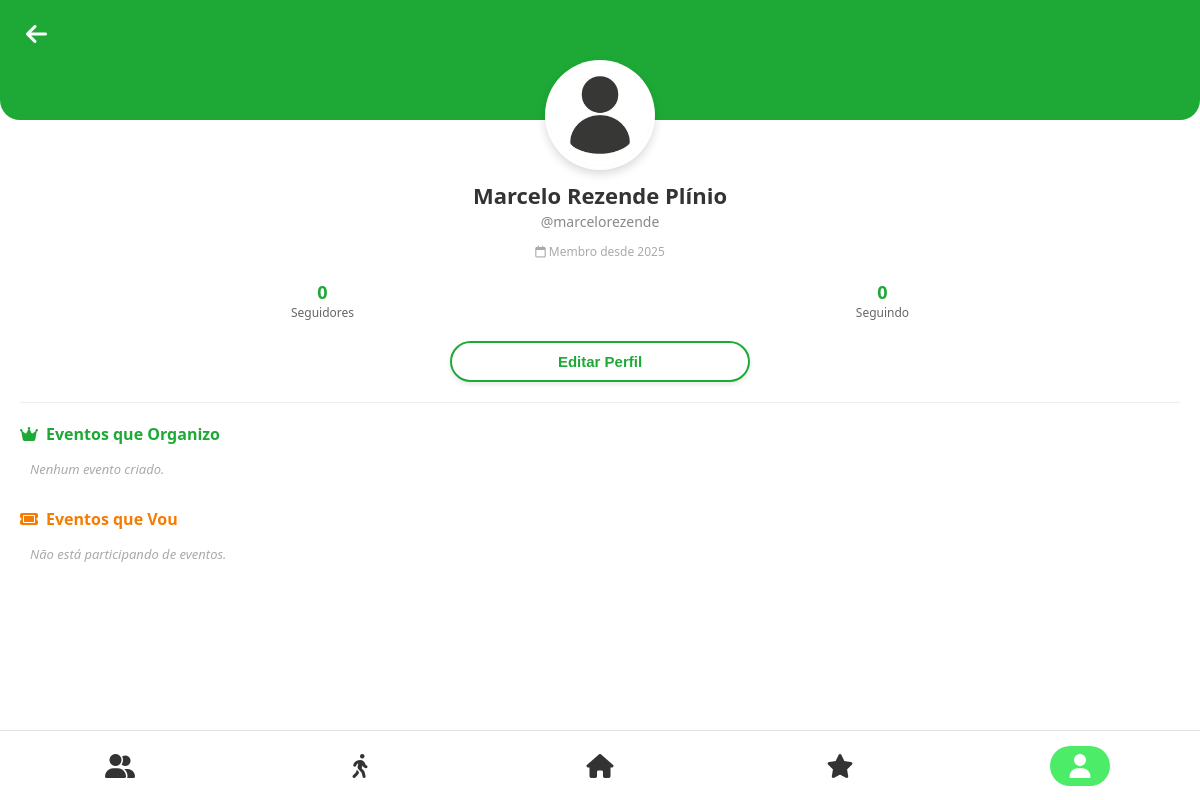
The page /teladeusuario/usuario.php (signed in) on the database as committed earlier.
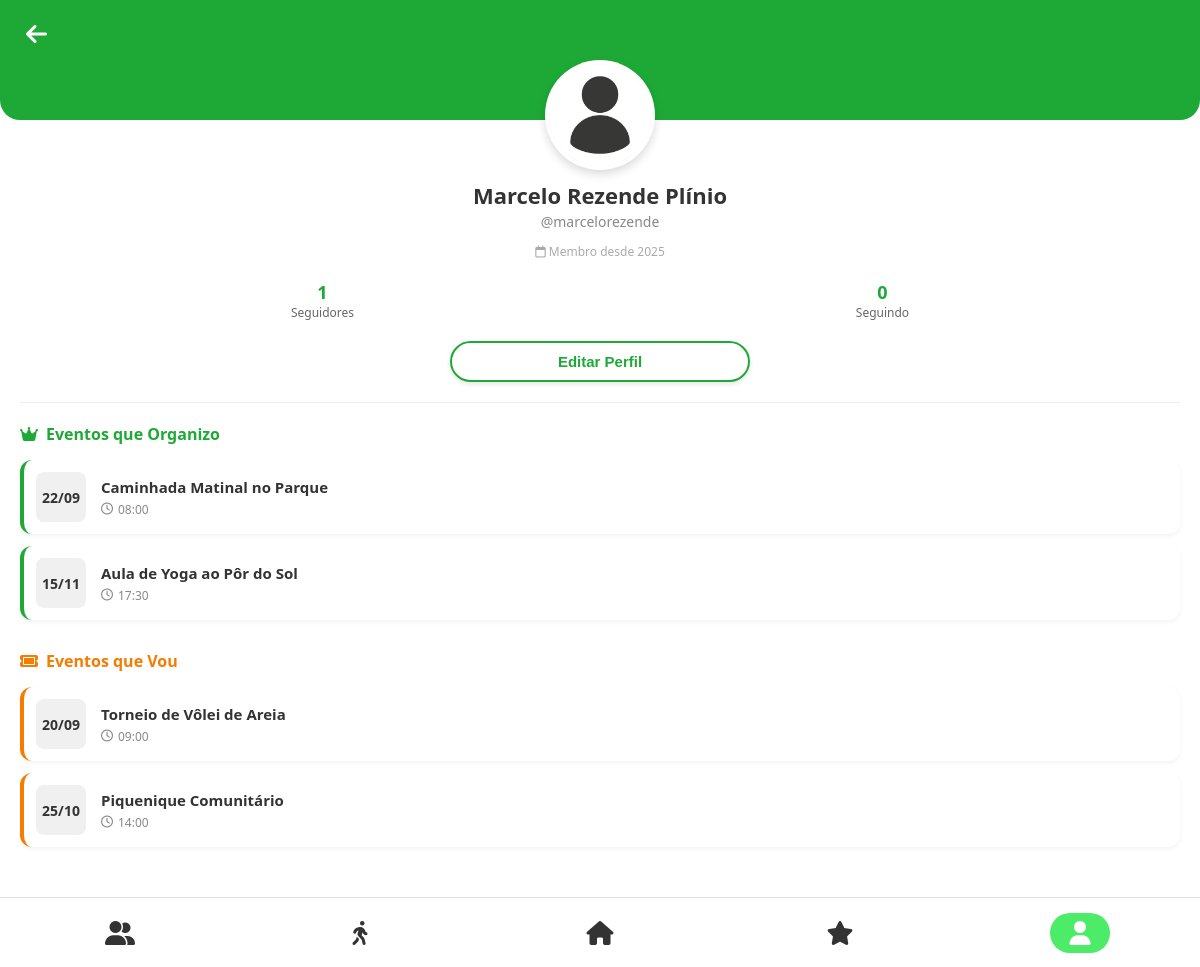
The same page on the database as committed later.
### tables this page shows
CREATE TABLE Usuario ( 
    idUsuario INT PRIMARY KEY AUTO_INCREMENT,
    nome VARCHAR(255) NOT NULL,
    username VARCHAR(50) NOT NULL UNIQUE,
    avatar_path VARCHAR(255) NULL,
    biografia TEXT NULL,
    tipo ENUM('comum', 'instituicao', 'admin') NOT NULL,
    email VARCHAR(200) NOT NULL UNIQUE,
    senha VARCHAR(255) NOT NULL,
    cpf VARCHAR (14) UNIQUE,
    genero VARCHAR(30),
    data_nasc DATE NOT NULL,
    data_cadastro TIMESTAMP NOT NULL DEFAULT CURRENT_TIMESTAMP,
    ultimo_login TIMESTAMP NULL,
    status ENUM('ativo', 'inativo', 'suspenso') NOT NULL DEFAULT 'ativo'
);

CREATE TABLE Evento ( 
    idEvento INT PRIMARY KEY AUTO_INCREMENT, 
    idParque INT NOT NULL, 
    idInstituicao INT,
    idUsuario INT,
    nome VARCHAR(255) NOT NULL, 
    dia DATE NOT NULL,
    horario_inicio TIME NOT NULL, 
    horario_termino TIME NOT NULL, 
    descricao VARCHAR(255), 
    imagem_path VARCHAR(255) NULL,  
    FOREIGN KEY(idParque) REFERENCES Parque (idParque),
    FOREIGN KEY(idInstituicao) REFERENCES Instituicao (idInstituicao),
    FOREIGN KEY(idUsuario) REFERENCES Usuario (idUsuario)
);

### teladeusuario/usuario.php (the view, shortened to what this page needs)
<?php
$host = 'localhost'; $db = 'Spark'; $user = 'root'; $pass = '';
$conn = new mysqli($host, $user, $pass, $db);
$url_base = '/Spark-main/';
$meuId = $_SESSION['id_usuario'];
$perfilId = isset($_GET['id']) ? intval($_GET['id']) : $meuId;
$sqlUser = "SELECT * FROM Usuario WHERE idUsuario = ?";
$stmt = $conn->prepare($sqlUser);
$stmt->bind_param("i", $perfilId);
$stmt->execute();
$userResult = $stmt->get_result();
$perfil = $userResult->fetch_assoc();
$perfil['avatar'] = !empty($perfil['avatar_path'])
    ? $url_base . $perfil['avatar_path']
    : $url_base . 'assets/images/avatar_padrao.png';
$anoCadastro = date('Y', strtotime($perfil['data_cadastro']));
$sqlSeguindo = "SELECT COUNT(*) as total FROM Seguidores WHERE idSeguidor = ?";
$stmt = $conn->prepare($sqlSeguindo);
$stmt->bind_param("i", $perfilId);
$stmt->execute();
$totalSeguindo = $stmt->get_result()->fetch_assoc()['total'];
$sqlSeguidores = "SELECT COUNT(*) as total FROM Seguidores WHERE idSeguido = ?";
$stmt = $conn->prepare($sqlSeguidores);
$stmt->bind_param("i", $perfilId);
$stmt->execute();
$totalSeguidores = $stmt->get_result()->fetch_assoc()['total'];
$eventosCriados = [];
$sqlCriados = "SELECT * FROM Evento WHERE idUsuario = ? ORDER BY dia ASC";
$stmt = $conn->prepare($sqlCriados);
$stmt->bind_param("i", $perfilId);
$stmt->execute();
$resCriados = $stmt->get_result();
while($e = $resCriados->fetch_assoc()) { $eventosCriados[] = $e; }
$eventosParticipa = [];
$sqlParticipa = "SELECT e.* FROM Evento e JOIN Participantes p ON e.idEvento = p.idEvento WHERE p.idUsuario = ? ORDER BY e.dia ASC";
$stmt = $conn->prepare($sqlParticipa);
$stmt->bind_param("i", $perfilId);
$stmt->execute();
$resParticipa = $stmt->get_result();
while($e = $resParticipa->fetch_assoc()) { $eventosParticipa[] = $e; }
function formatarData($data) { return date('d/m', strtotime($data)); }
?>
<!DOCTYPE html>
<html lang="pt-BR">
<head>
  <link rel="stylesheet" href="usuario.css" />
  <link rel="stylesheet" href="https://cdnjs.cloudflare.com/ajax/libs/font-awesome/6.5.0/css/all.min.css"/>
</head>
<body>
  <header class="profile-header">
    <div class="header-top">
        <button class="back-btn" onclick="goBack()"><i class="fa-solid fa-arrow-left"></i></button>
    </div>
    <div class="avatar-container">
        <img src="<?php echo $perfil['avatar']; ?>" alt="Avatar" class="profile-avatar">
    </div>
  </header>
  <main class="profile-content">
    <h2 class="profile-name"><?php echo $perfil['nome']; ?></h2>
    <p class="profile-username">@<?php echo $perfil['username']; ?></p>
    <p class="member-since"><i class="fa-regular fa-calendar"></i> Membro desde <?php echo $anoCadastro; ?></p>
    <div class="stats-row">
        <div class="stat-item">
            <span class="stat-number" id="count-seguidores"><?php echo $totalSeguidores; ?></span>
            <span class="stat-label">Seguidores</span>
        </div>
        <div class="stat-item">
            <span class="stat-number"><?php echo $totalSeguindo; ?></span>
            <span class="stat-label">Seguindo</span>
        </div>
    </div>
    <div class="action-area">
        <?php if ($meuId === $perfilId): ?>
            <button class="btn-action btn-edit" onclick="alert('Editar Perfil')">Editar Perfil</button>
        <?php endif; ?>
    </div>
    <hr class="divider">
    <div class="events-container">
        <div class="event-section">
            <h3 class="section-title title-created"><i class="fa-solid fa-crown"></i> Eventos que Organizo</h3>
            <?php if (count($eventosCriados) > 0): ?>
                <div class="cards-grid">
                    <?php foreach($eventosCriados as $evt): ?>
                        <div class="event-card card-created" onclick="verEvento(<?php echo $evt['idEvento']; ?>)">
                            <div class="card-date"><span class="day"><?php echo formatarData($evt['dia']); ?></span></div>
                            <div class="card-info">
                                <h4><?php echo htmlspecialchars($evt['nome']); ?></h4>
                                <span class="time"><i class="fa-regular fa-clock"></i> <?php echo substr($evt['horario_inicio'], 0, 5); ?></span>
                            </div>
                        </div>
                    <?php endforeach; ?>
                </div>
            <?php else: ?>
                <p class="empty-msg">Nenhum evento criado.</p>
            <?php endif; ?>
        </div>
        <div class="event-section">
            <h3 class="section-title title-participating"><i class="fa-solid fa-ticket"></i> Eventos que Vou</h3>
            <?php if (count($eventosParticipa) > 0): ?>
                <div class="cards-grid">
                    <?php foreach($eventosParticipa as $evt): ?>
                        <div class="event-card card-participating" onclick="verEvento(<?php echo $evt['idEvento']; ?>)">
                            <div class="card-date"><span class="day"><?php echo formatarData($evt['dia']); ?></span></div>
                            <div class="card-info">
                                <h4><?php echo htmlspecialchars($evt['nome']); ?></h4>
                                <span class="time"><i class="fa-regular fa-clock"></i> <?php echo substr($evt['horario_inicio'], 0, 5); ?></span>
                            </div>
                        </div>
                    <?php endforeach; ?>
                </div>
            <?php else: ?>
                <p class="empty-msg">Não está participando de eventos.</p>
            <?php endif; ?>
        </div>
    </div>
  </main>
  <nav class="bottombar">
    <button class="nav-btn" onclick="navegar('../TelaPerfils/perfil.php')"><i class="fa-solid fa-user-group"></i></button>
    <button class="nav-btn" onclick="navegar('../tela-atividades/atividades.php')"><i class="fa-solid fa-person-walking"></i></button>
    <button class="nav-btn" onclick="navegar('../tela-principal/telaprincipal.php')"><i class="fa-solid fa-house"></i></button>
    <button class="nav-btn" onclick="navegar('../telaFavoritos/index.html')"><i class="fa-solid fa-star"></i></button>
    <button class="nav-btn <?php echo ($meuId === $perfilId) ? 'active' : ''; ?>" onclick="navegar('usuario.php?id=<?php echo $meuId; ?>')"><i class="fa-solid fa-user"></i></button>
  </nav>
</body>
</html>

### teladeusuario/usuario.css (style rules this page uses)
* { box-sizing: border-box; -webkit-tap-highlight-color: transparent; }
body { margin: 0; padding: 0; font-family: 'Segoe UI', Roboto, Helvetica, Arial, sans-serif; background-color: #ffffff; padding-bottom: 80px; }
.profile-header { background-color: #1ea936; padding-bottom: 50px; border-bottom-left-radius: 20px; border-bottom-right-radius: 20px; position: relative; margin-bottom: 50px; }
.header-top { padding: 20px; }
.back-btn { background: none; border: none; color: white; font-size: 24px; cursor: pointer; }
.avatar-container { position: absolute; bottom: -50px; left: 50%; transform: translateX(-50%); width: 110px; height: 110px; background-color: #fff; border-radius: 50%; padding: 4px; box-shadow: 0 4px 10px rgba(0,0,0,0.15); }
.profile-avatar { width: 100%; height: 100%; border-radius: 50%; object-fit: cover; background-color: #eee; }
.profile-content { padding: 10px 20px; text-align: center; }
.profile-name { margin: 0; font-size: 22px; font-weight: 700; color: #333; }
.profile-username { margin: 2px 0 5px 0; color: #888; font-size: 14px; }
.member-since { font-size: 12px; color: #aaa; margin-bottom: 20px; }
.stats-row { display: flex; justify-content: space-around; margin-bottom: 20px; padding: 0 20px; }
.stat-item { display: flex; flex-direction: column; align-items: center; }
.stat-number { font-size: 18px; font-weight: 700; color: #1ea936; }
.stat-label { font-size: 12px; color: #666; }
.action-area { margin-bottom: 20px; }
.btn-action { border: none; padding: 10px 30px; border-radius: 30px; font-size: 15px; font-weight: 600; cursor: pointer; width: 80%; max-width: 300px; transition: 0.2s; box-shadow: 0 2px 5px rgba(0,0,0,0.1); }
.btn-edit { background-color: transparent; border: 2px solid #1ea936; color: #1ea936; }
.divider { border: none; border-top: 1px solid #eee; margin: 20px 0; }
.events-container { text-align: left; }
.event-section { margin-bottom: 30px; }
.section-title { font-size: 16px; font-weight: 700; margin-bottom: 15px; display: flex; align-items: center; gap: 8px; }
.title-created { color: #1ea936; }
.title-participating { color: #F57C00; }
.cards-grid { display: grid; grid-template-columns: 1fr; gap: 12px; }
.event-card { background: #fff; border-radius: 12px; padding: 12px; display: flex; align-items: center; gap: 15px; box-shadow: 0 2px 5px rgba(0,0,0,0.05); transition: transform 0.2s, box-shadow 0.2s; cursor: pointer; }
.card-created { border-left: 4px solid #1ea936; }
.card-participating { border-left: 4px solid #F57C00; }
.card-date { background-color: #f0f0f0; border-radius: 8px; width: 50px; height: 50px; display: flex; align-items: center; justify-content: center; flex-shrink: 0; font-weight: 700; color: #333; font-size: 14px; }
.card-info h4 { margin: 0 0 4px 0; font-size: 15px; color: #333; }
.card-info .time { font-size: 12px; color: #888; display: flex; align-items: center; gap: 5px; }
.bottombar { background: #ffffff; display: flex; justify-content: space-around; align-items: center; padding: 10px 0; position: fixed; bottom: 0; width: 100%; border-top: 1px solid #e0e0e0; z-index: 1000; height: 70px; }
.nav-btn { background: transparent; border: none; color: #333; display: flex; flex-direction: column; align-items: center; justify-content: center; cursor: pointer; width: 50px; height: 50px; position: relative; }
.nav-btn i { font-size: 24px; z-index: 2; }
.nav-btn.active i { color: #ffffff; }
.nav-btn.active::before { content: ''; position: absolute; top: 50%; left: 50%; transform: translate(-50%, -50%); width: 60px; height: 40px; background-color: #4ceb68; border-radius: 20px; z-index: 1; }
.empty-msg { font-size: 13px; color: #aaa; font-style: italic; padding-left: 10px; }

Rows that differ between the two databases and show on the page:
added evento: dia "22/09", nome "Caminhada Matinal no Parque", horario_inicio "08:00", shown under "Eventos que Organizo"
added evento: dia "15/11", nome "Aula de Yoga ao Pôr do Sol", horario_inicio "17:30", shown under "Eventos que Organizo"
added evento: dia "20/09", nome "Torneio de Vôlei de Areia", horario_inicio "09:00", shown under "Eventos que Vou"
added evento: dia "25/10", nome "Piquenique Comunitário", horario_inicio "14:00", shown under "Eventos que Vou"
Other text that changed with them:
$totalSeguidores: "0" → "1"
text no longer shown: "Nenhum evento criado. Não está participando de eventos."
